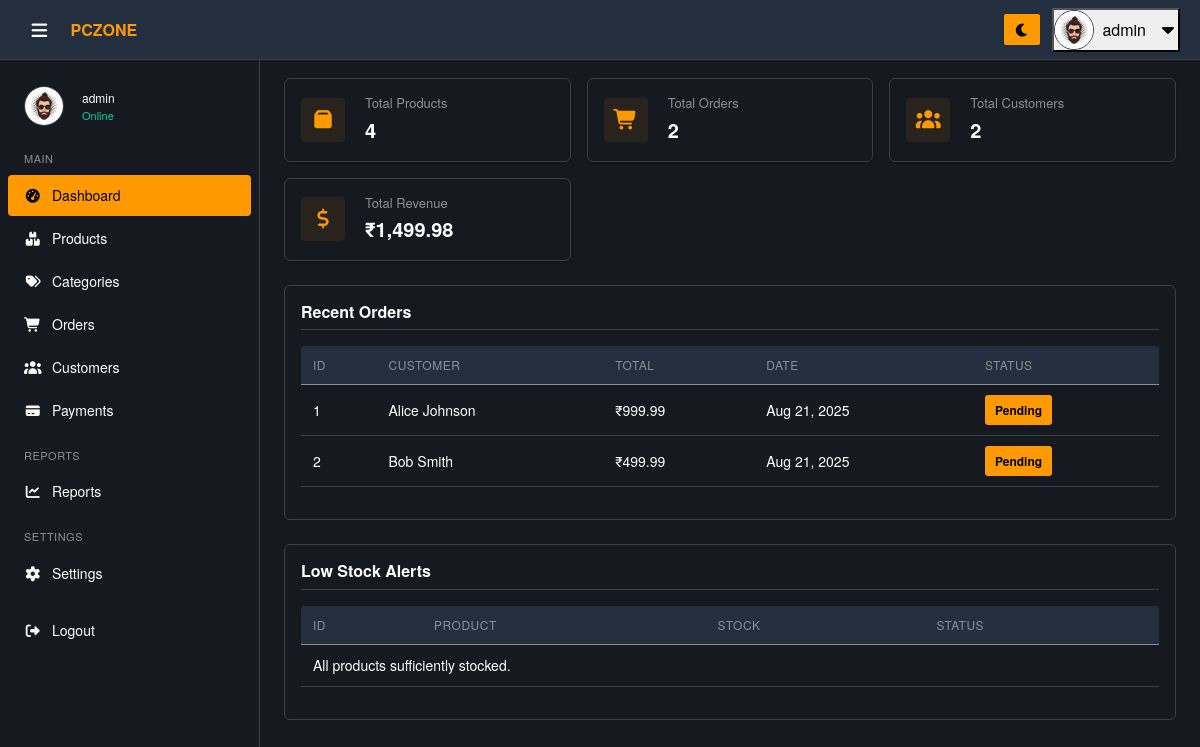
The app's page /admin/pages/dashboard.php (signed in), older data.
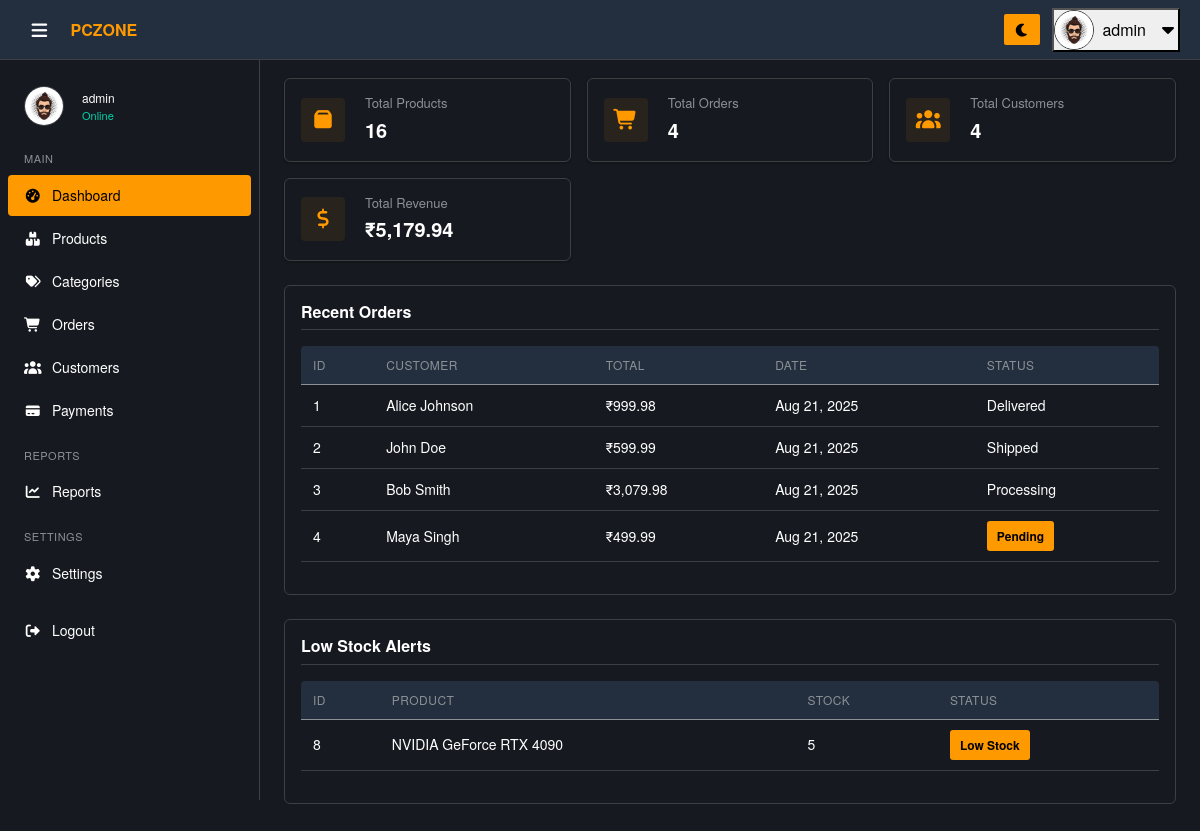
The same page, newer data.
### tables this page shows
CREATE TABLE IF NOT EXISTS orders (
    order_id INT AUTO_INCREMENT PRIMARY KEY,
    customer_id INT NOT NULL,
    billing_address_id INT NOT NULL,
    shipping_address_id INT NOT NULL,
    total_amount DECIMAL(10,2) NOT NULL,
     
     
    order_status ENUM('Pending','Processing','Shipped','Delivered','Cancelled','Returned') DEFAULT 'Pending',
    tracking_number VARCHAR(100) DEFAULT NULL,
    shipping_method VARCHAR(100) DEFAULT NULL,
    order_notes TEXT DEFAULT NULL,
    paid_at DATETIME DEFAULT NULL,
    cancelled_at DATETIME DEFAULT NULL,
    refunded_at DATETIME DEFAULT NULL,
    shipped_date DATE DEFAULT NULL,
    delivered_date DATE DEFAULT NULL,
    order_date DATETIME DEFAULT CURRENT_TIMESTAMP,
    created_at DATETIME DEFAULT CURRENT_TIMESTAMP,
    updated_at DATETIME DEFAULT CURRENT_TIMESTAMP ON UPDATE CURRENT_TIMESTAMP,
    FOREIGN KEY (customer_id) REFERENCES customers(customer_id) ON DELETE CASCADE,
    FOREIGN KEY (billing_address_id) REFERENCES addresses(address_id) ON DELETE CASCADE,
    FOREIGN KEY (shipping_address_id) REFERENCES addresses(address_id) ON DELETE CASCADE
);

CREATE TABLE IF NOT EXISTS products (
    product_id  INT AUTO_INCREMENT PRIMARY KEY,
    product_name VARCHAR(250) NOT NULL,
    sku VARCHAR(50) UNIQUE,
    slug VARCHAR(250) UNIQUE,
    description TEXT,
    price DECIMAL(10, 2) NOT NULL,
    discount DECIMAL(6,2) DEFAULT 0,
    stock INT DEFAULT 0,
    weight DECIMAL(6,2),
    rating FLOAT DEFAULT 0,
    brand_id INT,
    category_id INT,
    is_featured BOOLEAN DEFAULT 0,
    is_active BOOLEAN DEFAULT 1,
    created_at TIMESTAMP DEFAULT CURRENT_TIMESTAMP,
    updated_at TIMESTAMP DEFAULT CURRENT_TIMESTAMP ON UPDATE CURRENT_TIMESTAMP,
    FOREIGN KEY (category_id) REFERENCES categories(category_id) ON DELETE CASCADE,
    FOREIGN KEY (brand_id)     REFERENCES brands(brand_id)     ON DELETE CASCADE
);

### admin/pages/dashboard.php (the view, shortened to what this page needs)
<?php
include '../includes/db_connect.php';
function getCount($conn, $table, $condition = '')
{
  $query = "SELECT COUNT(*) as total FROM $table $condition";
  $result = mysqli_query($conn, $query);
  $data = mysqli_fetch_assoc($result);
  return $data['total'] ?? 0;
}
function getTotalRevenue($conn)
{
  $query = "SELECT SUM(total_amount) as total FROM orders";
  $result = mysqli_query($conn, $query);
  $data = mysqli_fetch_assoc($result);
  return $data['total'] ?? 0;
}
$totalProducts = getCount($conn, 'products');
$totalOrders = getCount($conn, 'orders');
$totalCustomers = getCount($conn, 'customers');
$totalRevenue = getTotalRevenue($conn);
?>
<!DOCTYPE html>
<html lang="en">
<head>
  <link rel="stylesheet" href="../assets/vendor/fontawesome/css/all.min.css">
  <link rel="stylesheet" href="../assets/vendor/bootstrap/css/bootstrap.min.css">
  <link rel="stylesheet" href="../assets/css/style.css">
</head>
<body>
  <?php include '../includes/header.php'; ?>
  <?php $current_page = 'dashboard';
  include '../includes/sidebar.php'; ?>
  <main class="main-content">
    <div class="content-wrapper">
      <div class="dashboard-cards mb-4">
        <div class="card d-flex align-items-center p-3">
          <i class="fas fa-box"></i>
          <div class="ms-2">
            <h3>Total Products</h3>
            <p class="mb-0"><?= $totalProducts ?></p>
          </div>
        </div>
        <div class="card d-flex align-items-center p-3">
          <i class="fas fa-shopping-cart"></i>
          <div class="ms-2">
            <h3>Total Orders</h3>
            <p class="mb-0"><?= $totalOrders ?></p>
          </div>
        </div>
        <div class="card d-flex align-items-center p-3">
          <i class="fas fa-users"></i>
          <div class="ms-2">
            <h3>Total Customers</h3>
            <p class="mb-0"><?= $totalCustomers ?></p>
          </div>
        </div>
        <div class="card d-flex align-items-center p-3">
          <i class="fas fa-dollar-sign"></i>
          <div class="ms-2">
            <h3>Total Revenue</h3>
            <p class="mb-0">₹<?= number_format($totalRevenue, 2) ?></p>
          </div>
        </div>
      </div>
      <section class="dashboard-section mb-4">
        <h2>Recent Orders</h2>
        <div class="table-box mt-2">
          <table class="data-table table table-sm table-hover align-middle">
            <thead>
              <tr>
                <th>ID</th>
                <th>Customer</th>
                <th>Total</th>
                <th>Date</th>
                <th>Status</th>
              </tr>
            </thead>
            <tbody>
              <?php
              $recentOrders = mysqli_query($conn, "
                SELECT o.order_id,
                       CONCAT(c.first_name, ' ', c.last_name) AS customer_name,
                       o.total_amount,
                       o.order_date,
                       o.order_status
                FROM orders o
                JOIN customers c ON o.customer_id = c.customer_id
                ORDER BY o.order_date DESC
                LIMIT 5
              ");
              if (mysqli_num_rows($recentOrders) > 0) {
                while ($order = mysqli_fetch_assoc($recentOrders)) {
                  $statusClass = 'status-' . strtolower($order['order_status']);
                  $statusLabel = ucfirst($order['order_status']);
                  echo "<tr>
                          <td>{$order['order_id']}</td>
                          <td>{$order['customer_name']}</td>
                          <td>₹" . number_format($order['total_amount'], 2) . "</td>
                          <td>" . date('M d, Y', strtotime($order['order_date'])) . "</td>
                          <td><span class='{$statusClass}'>{$statusLabel}</span></td>
                        </tr>";
                }
              } else {
                echo "<tr><td colspan='5'>No recent orders found.</td></tr>";
              }
              ?>
            </tbody>
          </table>
        </div>
      </section>
      <section class="dashboard-section mb-4">
        <h2>Low Stock Alerts</h2>
        <div class="table-box mt-2">
          <table class="data-table table table-sm table-hover align-middle">
            <thead>
              <tr>
                <th>ID</th>
                <th>Product</th>
                <th>Stock</th>
                <th>Status</th>
              </tr>
            </thead>
            <tbody>
              <?php
              $lowStock = mysqli_query($conn, "SELECT * FROM products WHERE stock < 10 ORDER BY stock ASC LIMIT 5");
              if (mysqli_num_rows($lowStock) > 0) {
                while ($product = mysqli_fetch_assoc($lowStock)) {
                  $statusClass = $product['stock'] == 0 ? 'out-of-stock' : 'low-stock';
                  $statusText = $product['stock'] == 0 ? 'Out of Stock' : 'Low Stock';
                  echo "<tr>
                          <td>{$product['product_id']}</td>
                          <td>{$product['product_name']}</td>
                          <td>{$product['stock']}</td>
                          <td><span class='stock-badge {$statusClass}'>{$statusText}</span></td>
                        </tr>";
                }
              } else {
                echo "<tr><td colspan='4'>All products sufficiently stocked.</td></tr>";
              }
              ?>
            </tbody>
          </table>
        </div>
      </section>
    </div>
  </main>
</body>
</html>

### admin/includes/header.php (shortened to what this page needs)
<?php
$userName = trim(($_SESSION['full_name'] ?? '')) ?: ($_SESSION['username'] ?? 'Admin');
?>
<header class="admin-header">
  <div class="left-section">
    <button id="hamburger" class="hamburger" type="button" aria-label="Toggle sidebar">
      <i class="fas fa-bars"></i>
    </button>
    <a href="dashboard.php" class="brand-link">
      <span style="color:#ff9900; font-weight:700;">PC</span>ZONE
    </a>
  </div>
  <div class="right-section">
    <button id="themeToggle" class="admin-button" type="button" aria-label="Toggle theme">
      <i id="themeIcon" class="fas fa-moon"></i>
    </button>
    <div class="dropdown">
      <button class="user-btn d-flex align-items-center gap-2" id="userDropdown" data-bs-toggle="dropdown" aria-expanded="false">
        <img src="../assets/images/admin.jpg" alt="avatar" class="admin-avatar">
        <span class="d-none d-sm-inline"><?= htmlspecialchars($userName) ?></span>
        <i class="fas fa-caret-down ms-1"></i>
      </button>
    </div>
  </div>
</header>

### admin/includes/sidebar.php
<?php
$active = function ($name) use ($current_page) {
  return isset($current_page) && $current_page === $name ? 'active' : '';
};
?>
<aside id="sidebar" class="sidebar">
  <div class="admin-profile d-flex align-items-center px-3 mb-3">
    <img src="../assets/images/admin.jpg" alt="avatar" class="admin-avatar">
    <div class="admin-info ms-2">
      <strong><?= htmlspecialchars($_SESSION['full_name'] ?? $_SESSION['username'] ?? 'Admin') ?></strong>
      <span class="status">Online</span>
    </div>
  </div>
  <nav class="nav-links px-2">
    <div class="nav-title">Main</div>
    <a href="dashboard.php" class="<?= $active('dashboard') ?>">
      <span class="icon"><i class="fas fa-tachometer-alt"></i></span>
      <span class="label">Dashboard</span>
    </a>
    <a href="products.php" class="<?= $active('products') ?>">
      <span class="icon"><i class="fas fa-boxes"></i></span>
      <span class="label">Products</span>
    </a>
    <a href="categories.php" class="<?= $active('categories') ?>">
      <span class="icon"><i class="fas fa-tags"></i></span>
      <span class="label">Categories</span>
    </a>
    <a href="orders.php" class="<?= $active('orders') ?>">
      <span class="icon"><i class="fas fa-shopping-cart"></i></span>
      <span class="label">Orders</span>
    </a>
    <a href="customers.php" class="<?= $active('customers') ?>">
      <span class="icon"><i class="fas fa-users"></i></span>
      <span class="label">Customers</span>
    </a>
    <a href="payments.php" class="<?= $active('payments') ?>">
      <span class="icon"><i class="fas fa-credit-card"></i></span>
      <span class="label">Payments</span>
    </a>
    <div class="nav-title mt-3">Reports</div>
    <a href="reports.php" class="<?= $active('reports') ?>">
      <span class="icon"><i class="fas fa-chart-line"></i></span>
      <span class="label">Reports</span>
    </a>
    <div class="nav-title mt-3">Settings</div>
    <a href="settings.php" class="<?= $active('settings') ?>">
      <span class="icon"><i class="fas fa-cog"></i></span>
      <span class="label">Settings</span>
    </a>
    <a href="../logout.php" class="mt-3">
      <span class="icon"><i class="fas fa-sign-out-alt"></i></span>
      <span class="label">Logout</span>
    </a>
  </nav>
</aside>

Row changes from the older to the newer data that the page shows:
changed orders id 1: total_amount "999.99" → "999.98"; order_status "Pending" → "Delivered"
changed orders id 2: customer_name "Bob Smith" → "John Doe"; total_amount "499.99" → "599.99"; order_status "Pending" → "Shipped"
added orders: order_id "3", customer_name "Bob Smith", total_amount "3,079.98", order_date "Aug 21, 2025", order_status "Processing"
added orders: order_id "4", customer_name "Maya Singh", total_amount "499.99", order_date "Aug 21, 2025", order_status "Pending"
added products: product_id "8", product_name "NVIDIA GeForce RTX 4090", stock "5", stock "Low Stock"
Text that changed along with them:
$totalProducts: "4" → "16"
$totalOrders: "2" → "4"
$totalCustomers: "2" → "4"
$totalRevenue: "1,499.98" → "5,179.94"
text no longer shown: "All products sufficiently stocked."
